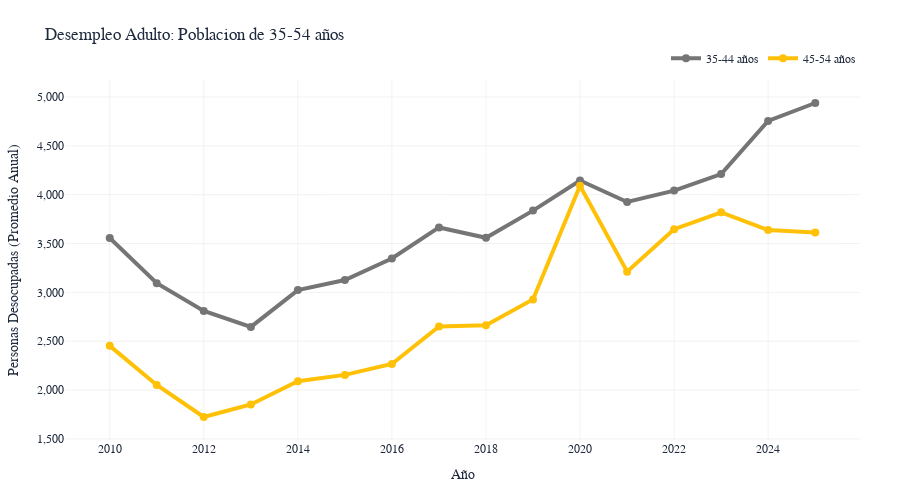

Write notebook code for a chart like this one.
### Code cell
# GRAFICO 2: POBLACION ADULTA
print("\n[GRAFICO 2] POBLACION ADULTA")

grupos_adultos = ["35-44 años", "45-54 años"]
fig2 = go.Figure()

for i, grupo in enumerate(grupos_adultos):
    data = df_final[df_final["grupo"] == grupo]
    
    # Promediar por año
    data_anual = data.groupby(data["periodo"].dt.year)["valor"].mean().reset_index()
    data_anual["periodo"] = pd.to_datetime(data_anual["periodo"], format='%Y')
    
    fig2.add_trace(go.Scatter(
        x=data_anual["periodo"],
        y=data_anual["valor"],
        mode='lines+markers',
        line=dict(color=economist_colors[i+2], width=4),
        marker=dict(size=8),
        name=grupo,
        hovertemplate=f'<b>{grupo}</b><br>Año: %{{x|%Y}}<br>Promedio: %{{y:,.0f}} personas<extra></extra>'
    ))

fig2 = apply_economist_style(fig2)
fig2.update_layout(
    title="Desempleo Adulto: Poblacion de 35-54 años",
    xaxis_title="Año",
    yaxis_title="Personas Desocupadas (Promedio Anual)",
    height=500,
    showlegend=True
)

fig2.update_yaxes(tickformat=',')
fig2.show()

### Figure 1 — Plotly figure (JSON) as saved in the notebook; plotly's stock layout.template omitted (floating-point values rounded to 4 significant figures)
{"data": [{"hovertemplate": "<b>35-44 años</b><br>Año: %{x|%Y}<br>Promedio: %{y:,.0f} personas<extra></extra>", "line": {"color": "#757575", "width": 4}, "marker": {"size": 8}, "mode": "lines+markers", "name": "35-44 años", "type": "scatter", "x": ["2010-01-01T00:00:00.000000000", "2011-01-01T00:00:00.000000000", "2012-01-01T00:00:00.000000000", "2013-01-01T00:00:00.000000000", "2014-01-01T00:00:00.000000000", "2015-01-01T00:00:00.000000000", "2016-01-01T00:00:00.000000000", "2017-01-01T00:00:00.000000000", "2018-01-01T00:00:00.000000000", "2019-01-01T00:00:00.000000000", "2020-01-01T00:00:00.000000000", "2021-01-01T00:00:00.000000000", "2022-01-01T00:00:00.000000000", "2023-01-01T00:00:00.000000000", "2024-01-01T00:00:00.000000000", "2025-01-01T00:00:00.000000000"], "y": [3557.0, 3093.0, 2810.0, 2647.0, 3023.0, 3126.0, 3347.0, 3665.0, 3559.0, 3837.0, 4145.0, 3926.0, 4042.0, 4211.0, 4755.0, 4939.0]}, {"hovertemplate": "<b>45-54 años</b><br>Año: %{x|%Y}<br>Promedio: %{y:,.0f} personas<extra></extra>", "line": {"color": "#FFC107", "width": 4}, "marker": {"size": 8}, "mode": "lines+markers", "name": "45-54 años", "type": "scatter", "x": ["2010-01-01T00:00:00.000000000", "2011-01-01T00:00:00.000000000", "2012-01-01T00:00:00.000000000", "2013-01-01T00:00:00.000000000", "2014-01-01T00:00:00.000000000", "2015-01-01T00:00:00.000000000", "2016-01-01T00:00:00.000000000", "2017-01-01T00:00:00.000000000", "2018-01-01T00:00:00.000000000", "2019-01-01T00:00:00.000000000", "2020-01-01T00:00:00.000000000", "2021-01-01T00:00:00.000000000", "2022-01-01T00:00:00.000000000", "2023-01-01T00:00:00.000000000", "2024-01-01T00:00:00.000000000", "2025-01-01T00:00:00.000000000"], "y": [2453.0, 2052.0, 1724.0, 1852.0, 2090.0, 2155.0, 2267.0, 2650.0, 2663.0, 2928.0, 4091.0, 3212.0, 3647.0, 3820.0, 3638.0, 3614.0]}], "layout": {"font": {"color": "#1e293b", "family": "Georgia, serif"}, "height": 500, "legend": {"font": {"family": "Georgia, serif"}, "orientation": "h", "x": 1, "xanchor": "right", "y": 1.02, "yanchor": "bottom"}, "margin": {"b": 60, "l": 60, "r": 40, "t": 80}, "paper_bgcolor": "white", "plot_bgcolor": "white", "showlegend": true, "title": {"text": "Desempleo Adulto: Poblacion de 35-54 años"}, "xaxis": {"gridcolor": "#E5E5E5", "gridwidth": 0.5, "showgrid": true, "tickfont": {"family": "Georgia, serif"}, "title": {"text": "Año"}}, "yaxis": {"gridcolor": "#E5E5E5", "gridwidth": 0.5, "showgrid": true, "tickfont": {"family": "Georgia, serif"}, "tickformat": ",", "title": {"text": "Personas Desocupadas (Promedio Anual)"}}}}
